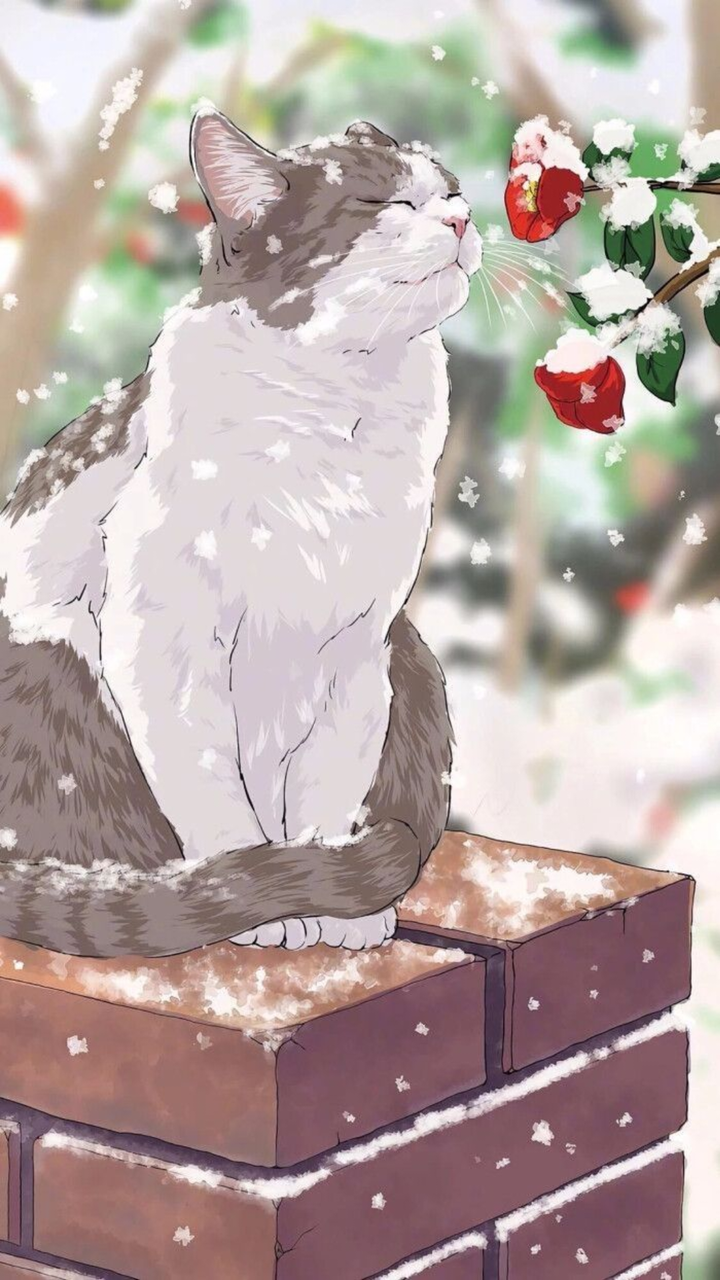
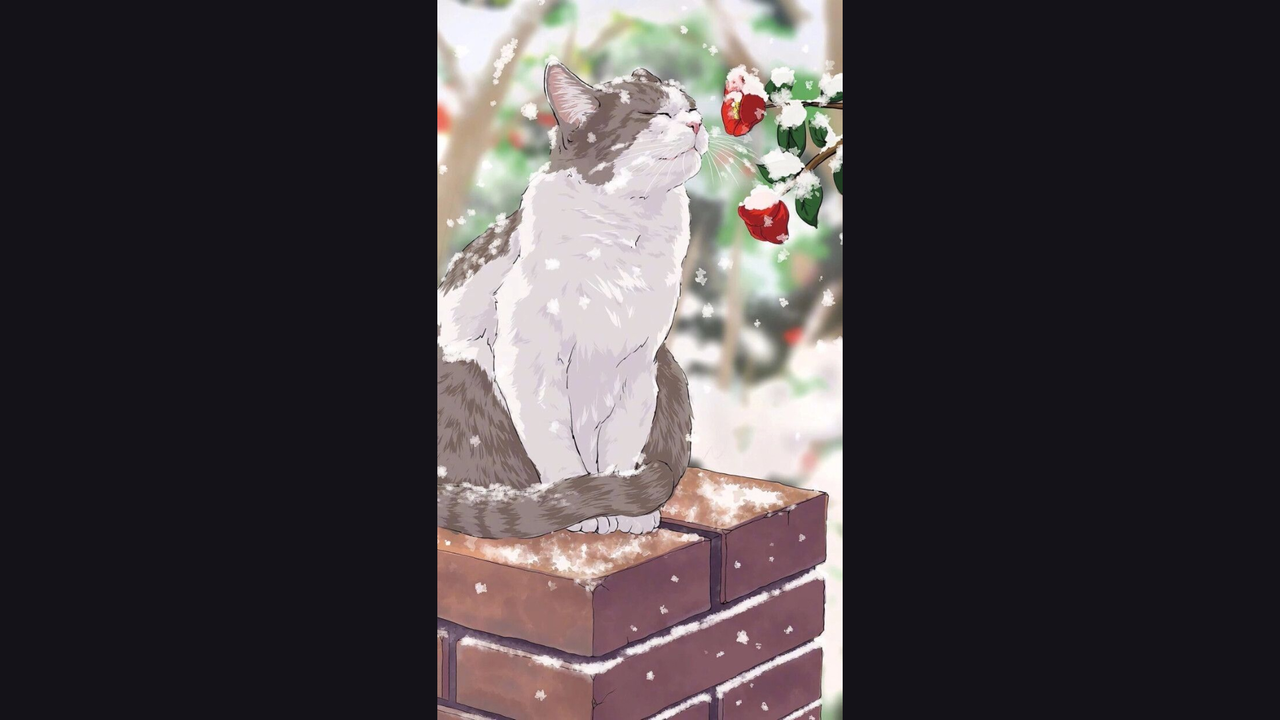

First picture: res/layout/ on a phone held upright. Second picture: the repository's own variant of that layout, on a device whose configuration matches the variant's folder. Source for both follows.
<!-- AndroidManifest.xml: application theme Theme.Material3.Dark.NoActionBar -->
<!-- res/layout/fragment_three.xml -->
<?xml version="1.0" encoding="utf-8"?>
<FrameLayout xmlns:android="http://schemas.android.com/apk/res/android"
    xmlns:app="http://schemas.android.com/apk/res-auto"
    xmlns:tools="http://schemas.android.com/tools"
    android:layout_width="match_parent"
    android:layout_height="match_parent"
    tools:context=".ThreeFragment">

    <ImageView
        android:id="@+id/imageView2"
        android:layout_width="wrap_content"
        android:layout_height="wrap_content"
        android:scaleType="centerCrop"
        android:src="@drawable/wall3"
        app:srcCompat="@drawable/wall3" />
</FrameLayout>
<!-- resources referenced by this layout -->
<resources>
  <!-- drawable wall3: jpg bitmap (drawable, 131335 bytes) -->
</resources>
<!-- res/layout-land/fragment_three.xml (the repository's variant of the layout above) -->
<!-- drawn on the phone turned sideways -->
<?xml version="1.0" encoding="utf-8"?>
<androidx.constraintlayout.widget.ConstraintLayout xmlns:android="http://schemas.android.com/apk/res/android"
    xmlns:app="http://schemas.android.com/apk/res-auto"
    android:layout_width="match_parent"
    android:layout_height="match_parent"
    xmlns:tools="http://schemas.android.com/tools"
    tools:context=".ThreeFragment">

    <ImageView
        android:id="@+id/imageView"
        android:layout_width="wrap_content"
        android:layout_height="wrap_content"
        android:scaleType="fitCenter"
        android:src="@drawable/wall3"
        app:layout_constraintBottom_toBottomOf="parent"
        app:layout_constraintEnd_toEndOf="parent"
        app:layout_constraintStart_toStartOf="parent"
        app:layout_constraintTop_toTopOf="parent" />

</androidx.constraintlayout.widget.ConstraintLayout>
